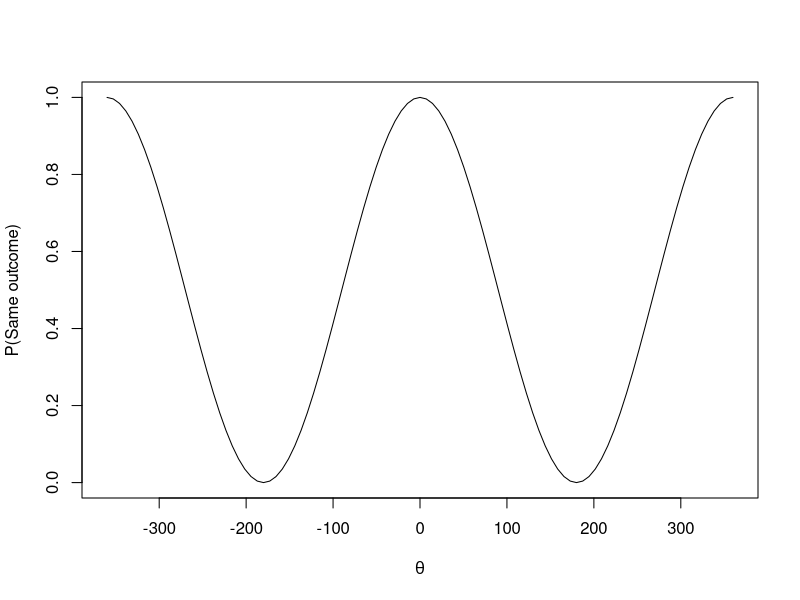

Reproduce this figure in R.
## ---- chunk 1
library(tidyverse)
## ---- chunk 2
dat <- expand.grid(
  a = 1:3,
  b = 1:3,
  o1 = c("R", "G"),
  o2 = c("R", "G"),
  o3 = c("R", "G")
) |>
  mutate(A = case_when(a == 1 ~ o1,
                       a == 2 ~ o2,
                       a == 3 ~ o3),
         B = case_when(b == 1 ~ o1,
                       b == 2 ~ o2,
                       b == 3 ~ o3),
         hidden = paste0(o1, o2, o3),
         same = A == B)
dat |> select(-c(o1,o2,o3))
## ---- chunk 3
dat |>
  group_by(a == b) |>
  summarise(`P(Same outcome)` = mean(same))
## ---- chunk 4
dat_actual <- expand.grid(a = c(-120,0,120), b = c(-120,0,120)) |>
  mutate(ang_diff          = b - a,
         ang_diff_rads     = (ang_diff/360) * 2 * pi,
         `P(Same outcome)` = cos(ang_diff_rads/2)^2)
dat_actual |> 
  select(-ang_diff_rads) |>
  arrange(abs(ang_diff), a)
## ---- chunk 5
cos((pi/2)/2)^2
## ---- chunk 6
curve(cos(((x/360)*2*pi)/2)^2, -360, 360, ylab = "P(Same outcome)", xlab = expression(theta))
